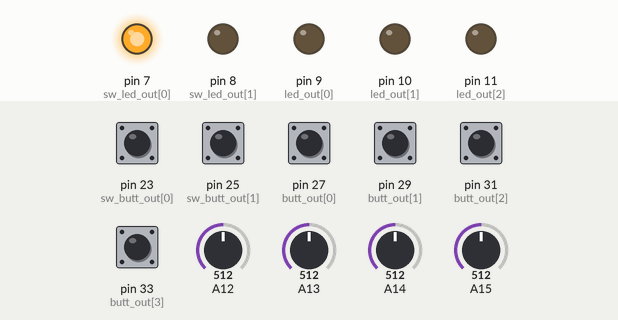
Simulated run of this sketch. Board: Arduino Mega 2560, built with avr-gcc and run on an emulated ATmega2560. On the bench: output pins drawn as LEDs (lit = HIGH). The inputs (shaded band) are chosen by the test bench; at power-on: pin 23 (sw_butt_out[0]), pin 25 (sw_butt_out[1]), pin 27 (butt_out[0]), pin 29 (butt_out[1]), pin 31 (butt_out[2]), pin 33 (butt_out[3]) LOW, A12 = 512, A13 = 512, A14 = 512, A15 = 512. Pins used as bus, display or sensor lines are not drawn; what the sketch prints to the serial monitor is not drawn.

Above: at 1.2 s.
1.3 s: pin 25 (sw_butt_out[1]) pulled HIGH for 0.15 s
At 2.0 s:
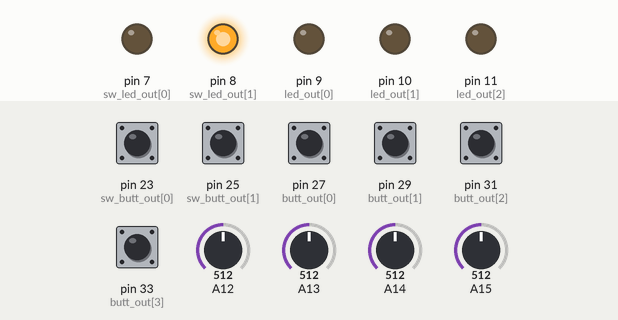
2.9 s: pin 27 (butt_out[0]) pulled HIGH for 0.15 s
At 3.7 s:
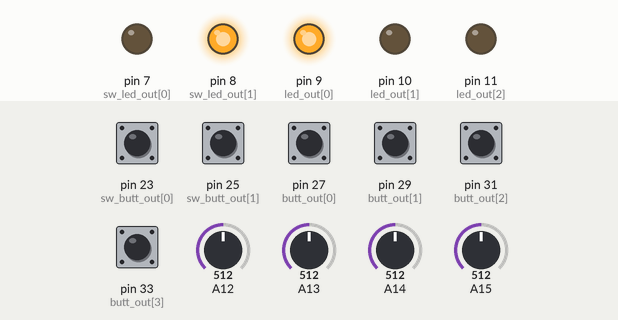
4.5 s: pin 23 (sw_butt_out[0]) pulled HIGH for 0.15 s
At 5.5 s:
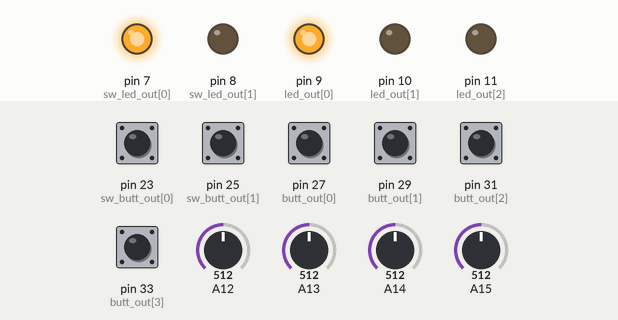
6.1 s: pin 29 (butt_out[1]) pulled HIGH for 0.15 s
At 7.1 s:
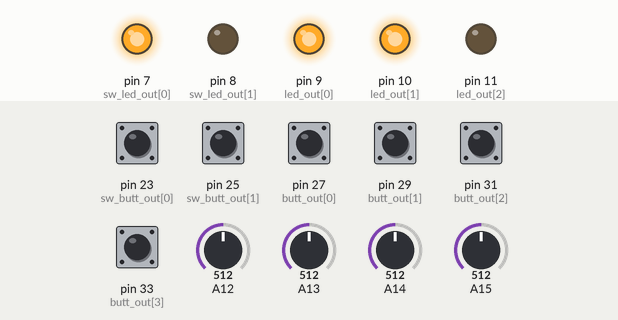
7.7 s: pin 31 (butt_out[2]) pulled HIGH for 0.15 s
At 8.7 s:
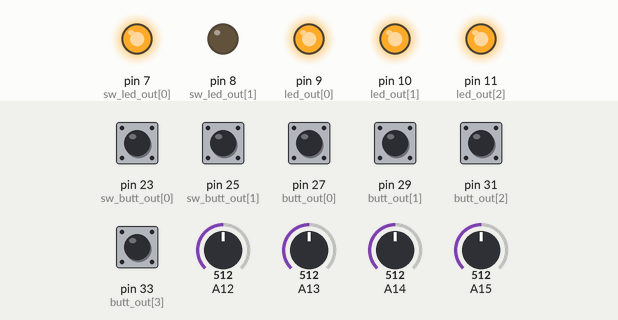
9.3 s: pin 27 (butt_out[0]) pulled HIGH for 1 s
At 9.7 s:
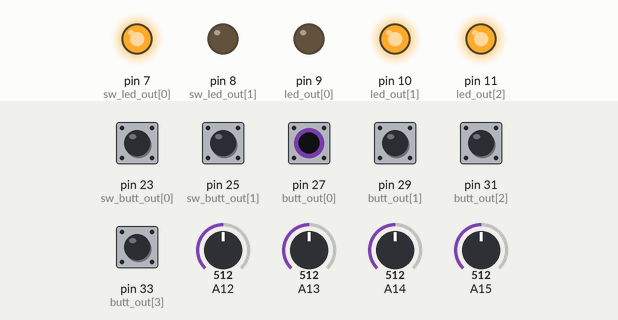
Timing chart, 0 to 12.3 s (numbered marks = the images above; inputs shaded):
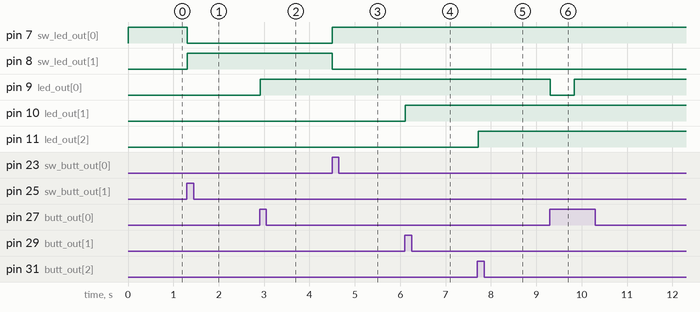

Measured:
- after the input at 1.3 s, pin 7 (sw_led_out[0]): HIGH → LOW at once; pin 8 (sw_led_out[1]): LOW → HIGH at once
- after the input at 2.9 s, pin 9 (led_out[0]): LOW → HIGH at once
- after the input at 4.5 s, pin 7 (sw_led_out[0]): LOW → HIGH at once; pin 8 (sw_led_out[1]): HIGH → LOW at once
- after the input at 6.1 s, pin 10 (led_out[1]): LOW → HIGH at once
- after the input at 7.7 s, pin 11 (led_out[2]): LOW → HIGH at once
- after the input at 9.3 s, pin 9 (led_out[0]): HIGH → LOW at once, → HIGH 0.53 s later

The sketch:

midi_footswitch.ino
```cpp
const int mux_ctrl[] = { 19, 20, 21 };
const int mux_out[] = { 12, 13, 14, 15};
const int butt_out[] = { 27, 29, 31, 33 };
const int sw_butt_out[] = { 23, 25 };
const int sw_val[] = { 127, 64 };
const int led_out[] = { 9, 10, 11, 12 };
const int sw_led_out[] = { 7, 8 };

const int CTRL_PINS = sizeof mux_ctrl / sizeof (int);
const int MUX_NUM = sizeof mux_out / sizeof (int);
const int BUTT_NUM = sizeof butt_out / sizeof (int);
const int SW_BUTT_NUM = sizeof sw_butt_out / sizeof (int);
const int LED_NUM = sizeof led_out / sizeof (int);
const int SW_LED_NUM = sizeof sw_led_out / sizeof (int);

const int PORT_RATE = 31250; // 31250 / 9600
const int MIDI_CHANNEL = 12;
const int MIN_CH = 5;
const int MUX_PINS = 8;
const int POT_SHIFT =7;
const int BUTT_SHIFT = MUX_NUM * MUX_PINS + POT_SHIFT;
const int SW_BUTT_SHIFT = BUTT_SHIFT + BUTT_NUM;

int pots[MUX_NUM * MUX_PINS] = { 0 };
int buttons[BUTT_NUM] = { 127, 127, 127, 127 };
int curr_pot;
int curr_val;

inline void ctrl_setup(void (*func)(uint8_t, uint8_t), const int *arr, const int size, const int val) {
  for (int i = 0; i < size; ++i)
    func(arr[i], val);
}

inline void midi_send(int cc, int val) {
  Serial.write(176 | (MIDI_CHANNEL & 15));
  Serial.write(cc);
  Serial.write(val);
}

void setup() {
  ctrl_setup(pinMode, mux_ctrl, CTRL_PINS, OUTPUT);
  ctrl_setup(pinMode, mux_out, MUX_NUM, INPUT);
  ctrl_setup(pinMode, butt_out, BUTT_NUM, INPUT);
  ctrl_setup(pinMode, sw_butt_out, SW_BUTT_NUM, INPUT);
  ctrl_setup(pinMode, led_out, LED_NUM, OUTPUT);
  ctrl_setup(pinMode, sw_led_out, SW_LED_NUM, OUTPUT);
  ctrl_setup(digitalWrite, led_out, LED_NUM, LOW);
  ctrl_setup(digitalWrite, sw_led_out, LED_NUM, LOW);

  midi_send(SW_BUTT_SHIFT, sw_val[0]);
  digitalWrite(sw_led_out[0], HIGH);

  Serial.begin(PORT_RATE);
}

void loop() {
  for (int ipin = 0; ipin < MUX_PINS; ++ipin) {
    for (int cpin = 0; cpin < CTRL_PINS; ++cpin) {
     digitalWrite(mux_ctrl[cpin], (ipin >> cpin) & 1);
     delay(1);
    }
    for (int muxer = 0; muxer < MUX_NUM; ++muxer) {
      curr_pot = muxer * MUX_PINS + ipin;
      curr_val = analogRead(mux_out[muxer]);
      if (abs(pots[curr_pot] - curr_val) > MIN_CH) {
        pots[curr_pot] = curr_val;
        midi_send(curr_pot + POT_SHIFT, curr_val / 8);
      }
    }
  }

  for (int button = 0; button < BUTT_NUM; ++button) {
    curr_val = digitalRead(butt_out[button]);
    if (curr_val == HIGH) {
      digitalWrite(led_out[button], buttons[button] & 1);
      midi_send(button + BUTT_SHIFT, (buttons[button] ^= 127));
      delay(500);
    }
  }

  for (int sw_button = 0; sw_button < SW_BUTT_NUM; ++sw_button) {
    curr_val = digitalRead(sw_butt_out[sw_button]);
    if (curr_val == HIGH) {
      digitalWrite(sw_led_out[sw_button], HIGH);
      midi_send(SW_BUTT_SHIFT, sw_val[sw_button]);
      for (int i = 0; i < SW_BUTT_NUM; ++i) {
        if (i != sw_button)
          digitalWrite(sw_led_out[i], LOW);
      }
      delay(500);
    }
  }
}
```

midi_footswitch.c
```cpp
const int pot_out[] = { 1, 2, 3, 4, 5};
const int butt_out[] = { 27, 29, 31, 33 };
const int sw_butt_out[] = { 23, 25 };
const int sw_val[] = { 127, 64 };
const int led_out[] = { 9, 10, 11, 12 };
const int sw_led_out[] = { 7, 8 };

const int POT_NUM = sizeof pot_out / sizeof (int);
const int BUTT_NUM = sizeof butt_out / sizeof (int);
const int SW_BUTT_NUM = sizeof sw_butt_out / sizeof (int);
const int LED_NUM = sizeof led_out / sizeof (int);
const int SW_LED_NUM = sizeof sw_led_out / sizeof (int);

const int PORT_RATE = 31250; // 31250 / 9600
const int MIDI_CHANNEL = 12;
const int MIN_CH = 5;
const int POT_SHIFT =7;
const int BUTT_SHIFT = POT_NUM + POT_SHIFT;
const int SW_BUTT_SHIFT = BUTT_SHIFT + BUTT_NUM;

int pots[POT_NUM] = { 0 };
int buttons[BUTT_NUM];
int curr_val;

inline void ctrl_setup(void (*func)(uint8_t, uint8_t), const int *arr, const int size, const int val) {
  for (int i = 0; i < size; ++i)
    func(arr[i], val);
}

inline void midi_send(int cc, int val) {
  Serial.write(176 | (MIDI_CHANNEL & 15));
  Serial.write(cc);
  Serial.write(val);
}

void setup() {
	for (int button = 0; button < BUTT_NUM; ++button)
		buttons[button] = 127;

  ctrl_setup(pinMode, pot_out, POT_NUM, INPUT);
  ctrl_setup(pinMode, butt_out, BUTT_NUM, INPUT);
  ctrl_setup(pinMode, sw_butt_out, SW_BUTT_NUM, INPUT);
  ctrl_setup(pinMode, led_out, LED_NUM, OUTPUT);
  ctrl_setup(pinMode, sw_led_out, SW_LED_NUM, OUTPUT);
  ctrl_setup(digitalWrite, led_out, LED_NUM, LOW);
  ctrl_setup(digitalWrite, sw_led_out, LED_NUM, LOW);

  midi_send(SW_BUTT_SHIFT, sw_val[0]);
  digitalWrite(sw_led_out[0], HIGH);

  Serial.begin(PORT_RATE);
}

void loop() {
  for (int pot = 0; pot < POT_NUM; ++pot) {
		curr_val = analogRead(pot_out[pot]);
		if (abs(pots[pot] - curr_val) > MIN_CH) {
			pots[pot] = curr_val;
			midi_send(pot + POT_SHIFT, curr_val / 8);
		}
  }

  for (int button = 0; button < BUTT_NUM; ++button) {
    curr_val = digitalRead(butt_out[button]);
    if (curr_val == HIGH) {
      digitalWrite(led_out[button], buttons[button] & 1);
      midi_send(button + BUTT_SHIFT, (buttons[button] ^= 127));
      delay(500);
    }
  }

  for (int sw_button = 0; sw_button < SW_BUTT_NUM; ++sw_button) {
    curr_val = digitalRead(sw_butt_out[sw_button]);
    if (curr_val == HIGH) {
      digitalWrite(sw_led_out[sw_button], HIGH);
      midi_send(SW_BUTT_SHIFT, sw_val[sw_button]);
      for (int i = 0; i < SW_BUTT_NUM; ++i) {
        if (i != sw_button)
          digitalWrite(sw_led_out[i], LOW);
      }
      delay(500);
    }
  }
}
```
